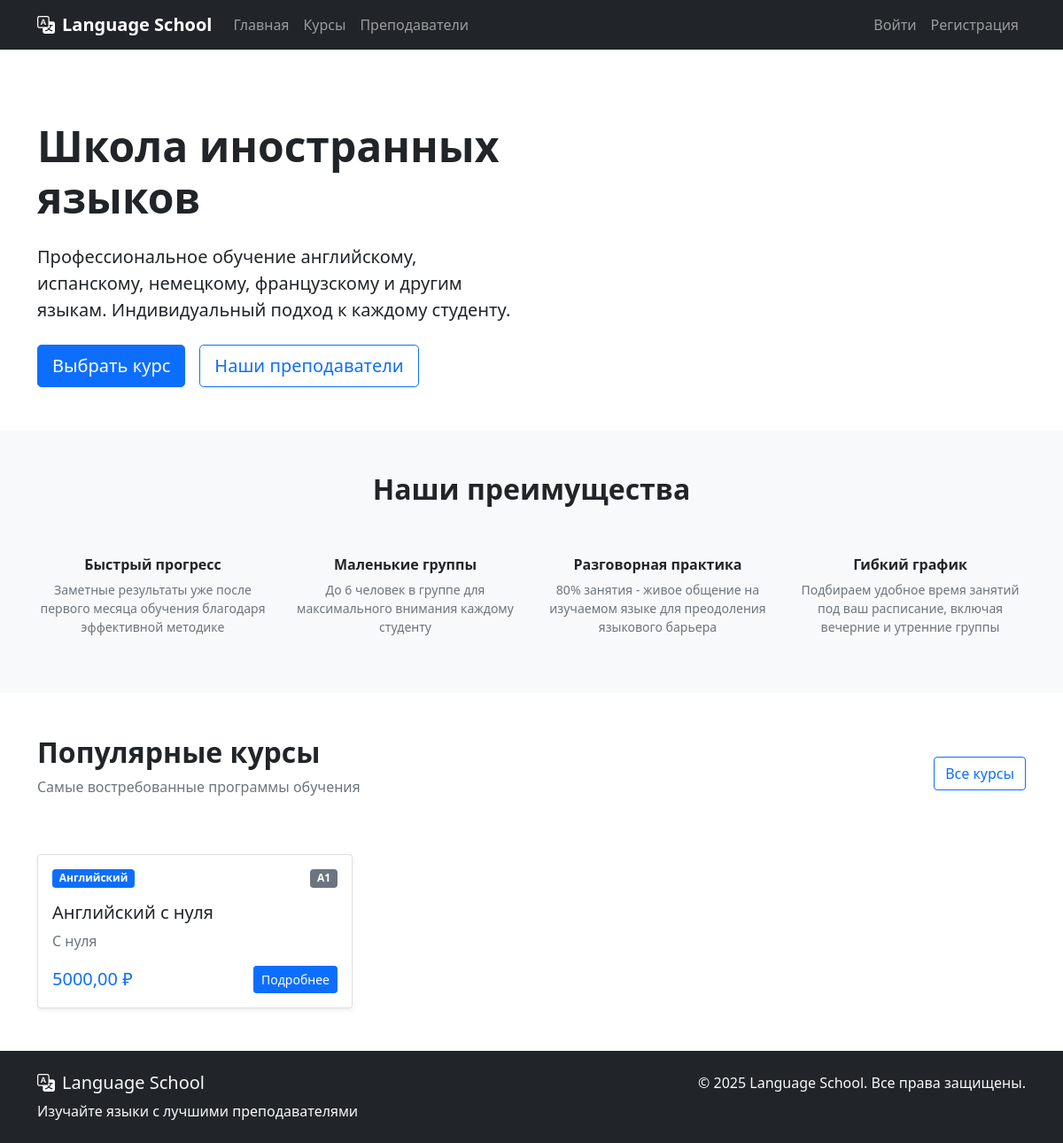
The app's page /, older data.
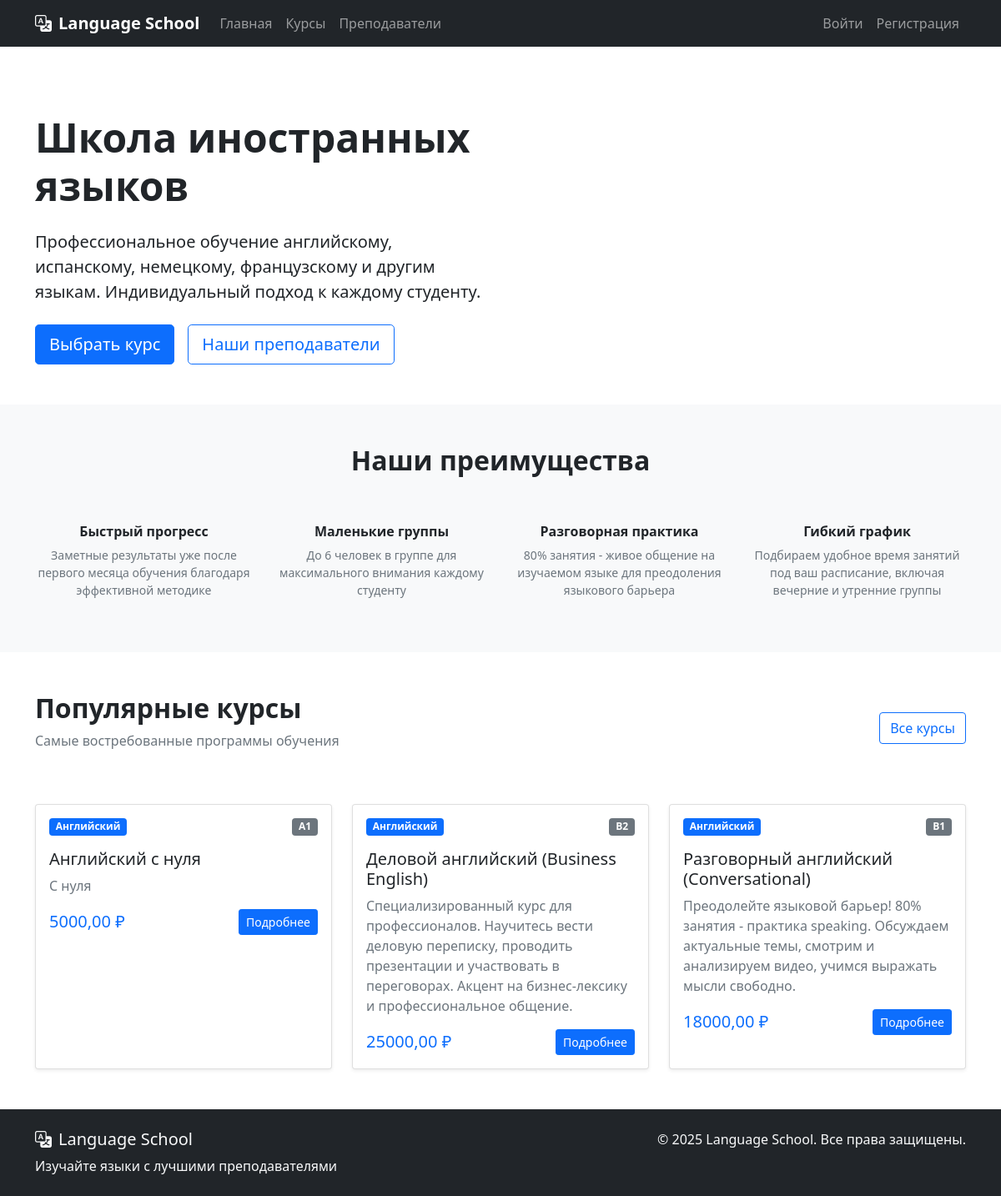
The same page, newer data.
### school/models.py (models this page shows, shortened)
class Course(models.Model):
    title = models.CharField(max_length=200)
    description = models.TextField()
    language = models.ForeignKey(Language, on_delete=models.CASCADE)
    level = models.ForeignKey(Level, on_delete=models.CASCADE)
    price = models.DecimalField(max_digits=10, decimal_places=2, validators=[MinValueValidator(0)])
    duration = models.CharField(max_length=100)
    teacher = models.ForeignKey(Teacher, on_delete=models.CASCADE)
    is_active = models.BooleanField(default=True)
    created_at = models.DateTimeField(auto_now_add=True)

class Language(models.Model):
    name = models.CharField(max_length=100)

class Level(models.Model):
    name = models.CharField(max_length=100)
    description = models.TextField()

### school/views.py (the view)
# urls.py: path('', views.home, name='home'),
def home(request):
    courses = Course.objects.filter(is_active=True)[:3]
    return render(request, 'school/home.html', {'courses': courses})

### school/templates/school/home.html (shortened to what the changed rows need)
{% extends 'school/base.html' %}
{% block content %}
<section class="py-5 bg-white">
    <div class="container">
        <div class="row align-items-center">
            <div class="col-lg-6">
                <h1 class="display-5 fw-bold mb-4">Школа иностранных языков</h1>
            </div>
        </div>
    </div>
</section>
<section class="py-5 bg-light">
    <div class="container">
        <div class="row">
            <div class="col-12 text-center mb-5">
                <h2 class="fw-bold">Наши преимущества</h2>
            </div>
        </div>
    </div>
</section>
<section class="py-5 bg-white">
    <div class="container">
        <div class="row align-items-center mb-5">
            <div class="col">
                <h2 class="fw-bold">Популярные курсы</h2>
            </div>
        </div>
        <div class="row g-4">
            {% for course in courses|slice:":3" %}
            <div class="col-md-4">
                <div class="card h-100 shadow-sm">
                    <div class="card-body">
                        <div class="d-flex justify-content-between align-items-start mb-3">
                            <span class="badge bg-primary">{{ course.language.name }}</span>
                            <span class="badge bg-secondary">{{ course.level.name }}</span>
                        </div>
                        <h5 class="card-title">{{ course.title }}</h5>
                        <p class="card-text text-muted">{{ course.description|truncatewords:20 }}</p>
                        <div class="mt-auto">
                            <div class="d-flex justify-content-between align-items-center">
                                <span class="h5 text-primary mb-0">{{ course.price }} ₽</span>
                                <a href="{% url 'course_detail' course.pk %}" class="btn btn-primary btn-sm">
                                    Подробнее
                                </a>
                            </div>
                        </div>
                    </div>
                </div>
            </div>
            {% empty %}
            <div class="col-12 text-center">
                <div class="alert alert-info">
                    Курсы скоро появятся
                </div>
            </div>
            {% endfor %}
        </div>
    </div>
</section>
{% endblock %}

Row changes from the older to the newer data that the page shows:
added Course: language.name "Английский", level.name "B2", title "Деловой английский (Business English)", description "Специализированный курс для профессионалов. Научитесь вести деловую переписку, проводить презентации и участвовать в переговорах. Акцент на бизнес-лексику и профессиональное общение.", price "25000,00"
added Course: language.name "Английский", level.name "B1", title "Разговорный английский (Conversational)", description "Преодолейте языковой барьер! 80% занятия - практика speaking. Обсуждаем актуальные темы, смотрим и анализируем видео, учимся выражать мысли свободно.", price "18000,00"
